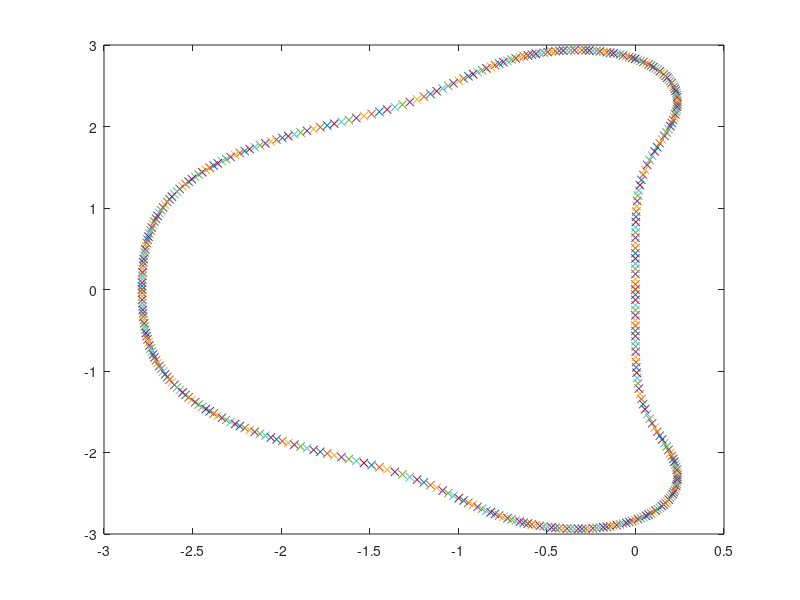

Reproduce this figure in MATLAB.
clear all 
clc
t=linspace(0,2*pi);
root = [];
for j = 1:100
  p=[1/24 1/6 1/2 1 1-1*exp(i*t(j))];
  root = [root,roots(p)];
end
plot(root,"x");
hold